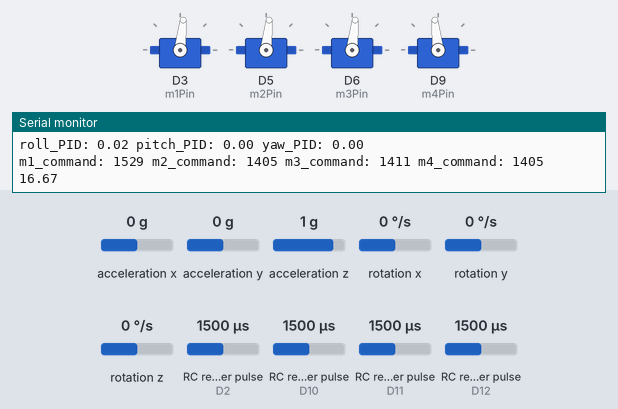
Simulated run of this sketch. Board: Arduino Nano RP2040 Connect. On the bench: 4 × servo, the last lines printed to the serial monitor. Wiring (inferred from the names in the program): 4 × RC receiver channel: data D2 / data D10 / data D11 / data D12. Inputs (shaded band) come from the test bench; at power-on: rotation x 0 °/s, RC receiver pulse (sensors on D10, D11, D12, D2) 1500 µs, rotation y 0 °/s, acceleration x 0 g, acceleration y 0 g, acceleration z 1 g, rotation z 0 °/s.

Above: at 5.2 s.
5.3 s: rotation x set to -192 °/s
At 7.06 s:
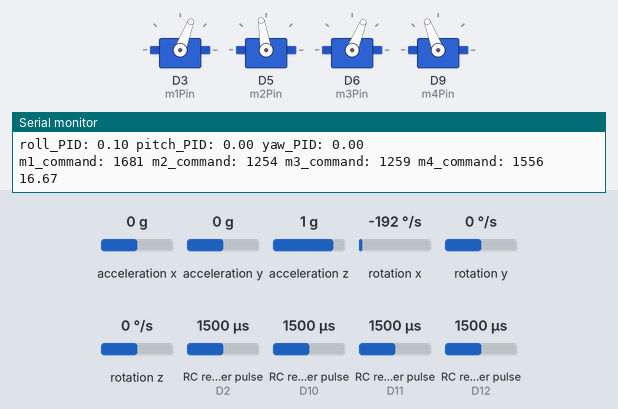
At 8.26 s:
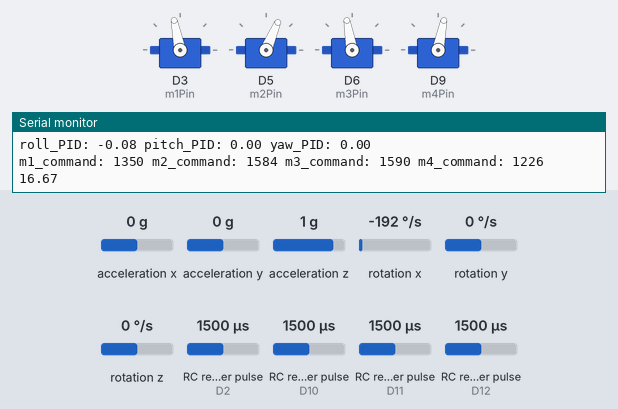
8.3 s: RC receiver pulse (sensor on D10) set to 1020 µs
At 11.23 s:
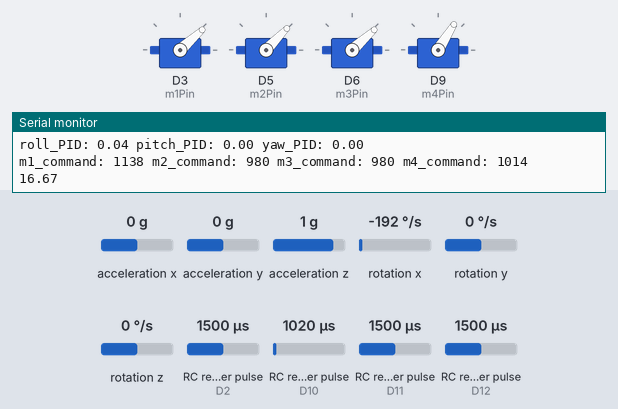
11.3 s: RC receiver pulse (sensor on D11) set to 1020 µs
At 12.79 s:
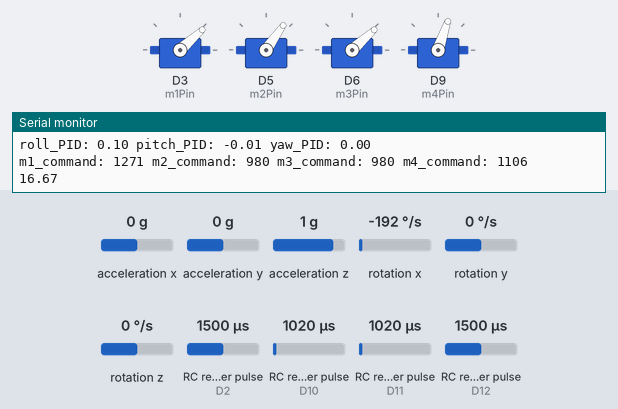
14.3 s: rotation y set to -192 °/s
17.3 s: RC receiver pulse (sensor on D10) set to 1250 µs
20.3 s: RC receiver pulse (sensor on D12) set to 1250 µs
Timing chart, 0 to 24.3 s (numbered marks = the images above; inputs shaded):
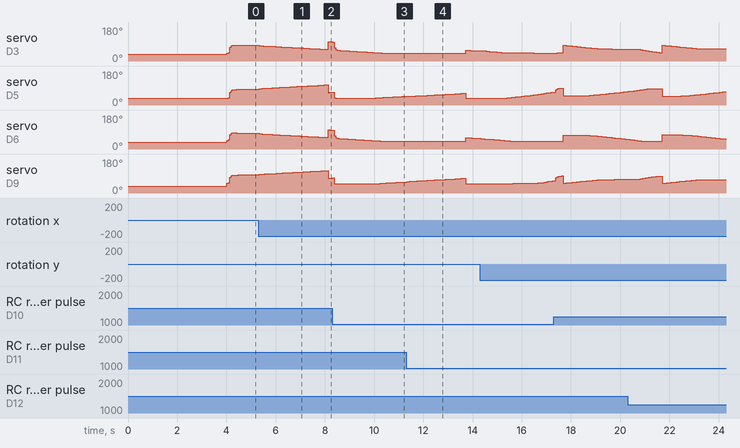

The sketch:

controller.ino
```cpp
// reference:http://akiracing.com/2017/12/18/arduino_drone_motordrive/

#include <Servo.h>
#include <SPI.h>
#include <Arduino_LSM6DS3.h>
#include <Servo.h>
#include <MadgwickAHRS.h>
Madgwick MadgwickFilter;

//The LOOP_TIMING is based on the IMU.  For the Arduino_LSM6DSOX, it is 104Hz.  So, the loop time is set a little longer so the IMU has time to update from the control change.
#define LOOP_TIMING 100

// nano CH and setup
#define m1Pin 3
#define m2Pin 5
#define m3Pin 6
#define m4Pin 9
Servo m1PWM, m2PWM, m3PWM, m4PWM;
const int throttle_max = 1923; //maximum width of the PWM
const int throttle_min = 900; //minimum width of the PWM
int level; //value of the motor output (width of the PWM(microsec))

// reciever CH and setup
#define CH1 2
#define CH2 10
#define CH3 11
#define CH4 12
#define CH5 20
#define CH6 21


int ch1Value, ch2Value, ch3Value, ch4Value;

// madgwick
float B_madgwick = 0.04;  //(default 0.04)
float q0 = 1.0f;          //Initialize quaternion for madgwick filter
float q1 = 0.0f;
float q2 = 0.0f;
float q3 = 0.0f;

//Controller parameters (this is where you "tune it".  It's best to use the WiFi interface to do it live and then update once its tuned.):
float i_limit = 20;   //Integrator saturation level, mostly for safety (default 25.0)
float maxRoll = 18.0;   //Max roll angle in degrees for angle mode (maximum ~70 degrees), deg/sec for rate mode (default 30.0)
float maxPitch = 18.0;  //Max pitch angle in degrees for angle mode (maximum ~70 degrees), deg/sec for rate mode (default 30.0)
float maxYaw = 10.0;    //Max yaw rate in deg/sec (default 160.0)
float maxMotor = 0.8;
float Kp_range = 20;
float Kd_range = 5;


float parameter_rate = 1.0;

// float Kp_roll_angle = 15 * parameter_rate;  //Roll P-gain
// float Ki_roll_angle = 0.00 * parameter_rate;  //Roll I-gain
// float Kd_roll_angle = 0.8 * parameter_rate;  //Roll D-gain

// float Kp_pitch_angle = 15 * parameter_rate;  //Pitch P-gain
// float Ki_pitch_angle = 0.00 * parameter_rate;   //Pitch I-gain
// float Kd_pitch_angle = 0.8 * parameter_rate;  //Pitch D-gain

float Kp_roll_angle = 6.06 * parameter_rate;  //Roll P-gain
float Ki_roll_angle = 0.00 * parameter_rate;  //Roll I-gain
float Kd_roll_angle = 0.83 * parameter_rate;  //Roll D-gain

float Kp_pitch_angle = 6.06 * parameter_rate;  //Pitch P-gain
float Ki_pitch_angle = 0.00 * parameter_rate;   //Pitch I-gain
float Kd_pitch_angle = 0.83 * parameter_rate;  //Pitch D-gain

float Kp_yaw = 0;  //Yaw P-gain default 30
float Ki_yaw = 0;  //Yaw I-gain default 5
float Kd_yaw = 0;  //Yaw D-gain default .015 (be careful when increasing too high, motors will begin to overheat!)

float stick_dampener = 0.3;

//General stuff for controlling timing of things
float deltaTime = 1;
float invFreq = (1.0 / LOOP_TIMING) * 1000000.0;
unsigned long current_time, prev_time;
unsigned long print_counter, serial_counter;

unsigned long previousMillis = 0;
unsigned long currentMillis;  // Declare currentMillis as a global variable
float frameRate;

//IMU:
float AccX, AccY, AccZ;
float AccX_prev, AccY_prev, AccZ_prev;
float GyroX, GyroY, GyroZ;
float GyroX_prev, GyroY_prev, GyroZ_prev;
float roll_IMU, pitch_IMU, yaw_IMU;
float roll_IMU_prev, pitch_IMU_prev;

float AccErrorX = 0.03;
float AccErrorY = 0.02;
float AccErrorZ = 0.01;
float GyroErrorX = 0.9;
float GyroErrorY = -0.40;
float GyroErrorZ = 0.0;

float RollError = -8.0;
float PitchError = 4.0;

float rollPIDError = -0.02;
float pitchPIDError = 0.00;

//Normalized desired state:
float thro_des, roll_des, pitch_des, yaw_des;

float volA_norm, volB_norm;

//Controller:
float error_roll, error_roll_prev, roll_des_prev, integral_roll, integral_roll_il, integral_roll_ol, integral_roll_prev, integral_roll_prev_il, integral_roll_prev_ol, derivative_roll, roll_PID = 0;
float error_pitch, error_pitch_prev, pitch_des_prev, integral_pitch, integral_pitch_il, integral_pitch_ol, integral_pitch_prev, integral_pitch_prev_il, integral_pitch_prev_ol, derivative_pitch, pitch_PID = 0;
float error_yaw, error_yaw_prev, integral_yaw, integral_yaw_prev, derivative_yaw, yaw_PID = 0;

//Mixer
float m1_command_scaled, m2_command_scaled, m3_command_scaled, m4_command_scaled;

//Radio communication:
unsigned long PWM_throttle, PWM_roll, PWM_Elevation, PWM_Rudd, PWM_ThrottleCutSwitch;
unsigned long PWM_throttle_prev, PWM_roll_prev, PWM_Elevation_prev, PWM_Rudd_prev;
unsigned long PWM_throttle_output, PWM_roll_output, PWM_Elevation_output, PWM_Rudd_output;
unsigned long volA, volB;

int m1_command_PWM, m2_command_PWM, m3_command_PWM, m4_command_PWM;

// Read the number of a given channel and convert to the range provided.
// If the channel is off, return the default value
int readChannel(int channelInput, int minLimit, int maxLimit, int defaultValue){
  int ch = pulseIn(channelInput, HIGH, 30000);
  if (ch < 100) return defaultValue;
  return map(ch, 1000, 2000, minLimit, maxLimit);
}

// Red the channel and return a boolean value
bool redSwitch(byte channelInput, bool defaultValue){
  int intDefaultValue = (defaultValue)? 100: 0;
  int ch = readChannel(channelInput, 0, 100, intDefaultValue);
  return (ch > 50);
}

void setup() {
  Serial.begin(115200);
  // nano
  m1PWM.attach(m1Pin);
  m2PWM.attach(m2Pin);
  m3PWM.attach(m3Pin);
  m4PWM.attach(m4Pin);
  PWM_throttle = throttle_min;
  m1PWM.writeMicroseconds(PWM_throttle);
  m2PWM.writeMicroseconds(PWM_throttle);
  m3PWM.writeMicroseconds(PWM_throttle);
  m4PWM.writeMicroseconds(PWM_throttle);
  // reciever
  pinMode(CH1, INPUT);
  pinMode(CH2, INPUT);
  pinMode(CH3, INPUT);
  pinMode(CH4, INPUT);
  pinMode(CH5, INPUT);
  pinMode(CH6, INPUT);

  delay(4000);

  //Initialize IMU communication
  IMUinit();
  MadgwickFilter.begin(50);

  // calibrateESCs();

  m1_command_PWM = 0;  //Will send the default for motor stopped for Simonk firmware
  m2_command_PWM = 0;
  m3_command_PWM = 0;
  m4_command_PWM = 0;
}

void loop() {
  currentMillis = millis();

  if (currentMillis - previousMillis > 0) {
    // Calculate the frame rate in frames per second (FPS)
    frameRate = 1000.0 / (currentMillis - previousMillis);

    // Print the frame rate to the serial monitor
    Serial.println(frameRate);

    // Update previousMillis for the next loop
    previousMillis = currentMillis;
  }

  loopDrone();
}

void IMUinit() {
  //DESCRIPTION: Initialize IMU
  if (!IMU.begin()) {
    while (true)
      ;
  }
  delay(15);
}

void loopDrone() {
  getIMUdata();                                            //Pulls raw gyro andaccelerometer data from IMU and applies LP filters to remove noise
  Madgwick6DOF(GyroX, -GyroY, -GyroZ, -AccX, AccY, AccZ);  //Updates roll_IMU, pitch_IMU, and yaw_IMU angle estimates (degrees)
  getDesiredAnglesAndThrottle();                           //Convert raw commands to normalized values based on saturated control limits
  PIDControlCalcs();                                       //The PID functions. Stabilize on angle setpoint from getDesiredAnglesAndThrottle
  controlMixer();                                          //Mixes PID outputs to scaled actuator commands -- custom mixing assignments done here
  scaleCommands();                                         //Scales motor commands to 0-1
  commandMotors();                                         //Sends command pulses to each ESC pin to drive the motors
  getRadioSticks();                                        //Gets the PWM from the radio receiver
  // getRadioVolumes();

  printAcc();
  printGyro();
  printRollPitchYaw();
  printPIDoutput();
  printMotorCommands();
  // printReceive();
}

void getIMUdata() {
  //DESCRIPTION: Request full dataset from IMU

  //Accelerometer
  if (IMU.accelerationAvailable()) {
    IMU.readAcceleration(AccX, AccY, AccZ);
    AccX = AccX - AccErrorX;
    AccY = AccY - AccErrorY;
    AccY = AccY - AccErrorZ;
  } else return;
  if (IMU.gyroscopeAvailable()) {
    //Gyro
    IMU.readGyroscope(GyroX, GyroY, GyroZ);
    //Correct the outputs with the calculated error values
    GyroX = GyroX - GyroErrorX;
    GyroY = GyroY - GyroErrorY;
    GyroZ = GyroZ - GyroErrorZ;
  }
}

void Madgwick6DOF(float gx, float gy, float gz, float ax, float ay, float az) {
  MadgwickFilter.updateIMU(gx, gy, gz, ax, ay, az);
  roll_IMU = MadgwickFilter.getRoll() - RollError;
  pitch_IMU = -MadgwickFilter.getPitch() - PitchError;
  yaw_IMU  = MadgwickFilter.getYaw();
}

void getDesiredAnglesAndThrottle() {
  //DESCRIPTION: Normalizes desired control values to appropriate values
  /*
   * Updates the desired state variables thro_des, roll_des, pitch_des, and yaw_des. These are computed by using the raw
   * RC pwm commands and scaling them to be within our limits defined in setup. thro_des stays within 0 to 1 range.
   * roll_des and pitch_des are scaled to be within max roll/pitch amount in degrees
   * yaw_des is scaled to be within max yaw in degrees/sec.
   */
  thro_des = (PWM_throttle - 1000.0) / 1000.0;   //Between 0 and 1
  roll_des = (PWM_roll - 1482.0) / 500.0;        //Between -1 and 1
  pitch_des = (PWM_Elevation - 1487.0) / 500.0;  //Between -1 and 1
  yaw_des = (PWM_Rudd - 1485.0) / 500.0;         //Between -1 and 1

  //Constrain within normalized bounds
  thro_des = constrain(thro_des, 0.0, 1.0) * 0.6;                //Between 0 and 1
  roll_des = constrain(roll_des, -1.0, 1.0) * maxRoll;     //Between -maxRoll and +maxRoll
  pitch_des = constrain(pitch_des, -1.0, 1.0) * maxPitch;  //Between -maxPitch and +maxPitch
  yaw_des = constrain(yaw_des, -1.0, 1.0) * maxYaw;        //Between -maxYaw and +maxYaw
}

void PIDControlCalcs() {
  //DESCRIPTION: Computes control commands based on state error (angle)
  /*
   * Basic PID control to stablize on angle setpoint based on desired states roll_des, pitch_des, and yaw_des computed in
   * getDesiredAnglesAndThrottle(). Error is simply the desired state minus the actual state (ex. roll_des - roll_IMU). Two safety features
   * are implimented here regarding the I terms. The I terms are saturated within specified limits on startup to prevent
   * excessive buildup. This can be seen by holding the vehicle at an angle and seeing the motors ramp up on one side until
   * they've maxed out throttle...saturating I to a specified limit fixes this. The second feature defaults the I terms to 0
   * if the throttle is at the minimum setting. This means the motors will not start spooling up on the ground, and the I
   * terms will always start from 0 on takeoff. This function updates the variables roll_PID, pitch_PID, and yaw_PID which
   * can be thought of as 1-D stablized signals. They are mixed to the configuration of the vehicle in controlMixer().
   */

  // if (PWM_throttle < 1300)
  // { //This will keep the motors from spinning with the throttle at zero should the drone be sitting unlevel.
  //   integral_roll_prev = 0;
  //   integral_pitch_prev = 0;
  //   error_yaw_prev = 0;
  //   integral_yaw_prev = 0;
  //   roll_PID=0;
  //   pitch_PID=0;
  //   yaw_PID=0;
  //   return;
  // }

  //Roll
  error_roll = roll_des - roll_IMU;
  integral_roll = integral_roll_prev + error_roll * deltaTime;
  integral_roll = constrain(integral_roll, -i_limit, i_limit); //Limit integrator to prevent saturating
  derivative_roll = GyroX; //(roll_des-roll_IMU-roll_des-previous_IMU)/dt=current angular velocity since last IMU read and therefore GyroX in deg/s
  roll_PID = 0.0001 * (Kp_roll_angle * error_roll + Ki_roll_angle * integral_roll - Kd_roll_angle * derivative_roll);  //Scaled by .0001 to bring within -1 to 1 range
  roll_PID -= rollPIDError;

  //Pitch
  error_pitch = pitch_des - pitch_IMU;
  integral_pitch = integral_pitch_prev + error_pitch * deltaTime;
  integral_pitch = constrain(integral_pitch, -i_limit, i_limit);
  derivative_pitch = GyroY;
  pitch_PID = .0001 * (Kp_pitch_angle * error_pitch + Ki_pitch_angle * integral_pitch - Kd_pitch_angle * derivative_pitch);  //Scaled by .0001 to bring within -1 to 1 range
  pitch_PID -= pitchPIDError;

  //Yaw, stablize on rate from GyroZ versus angle.  In other words, your stick is setting y axis rotation speed - not the angle to get to.
  error_yaw = yaw_des - GyroZ;
  integral_yaw = integral_yaw_prev + error_yaw * deltaTime;
  integral_yaw = constrain(integral_yaw, -i_limit, i_limit);
  derivative_yaw = (error_yaw - error_yaw_prev) / deltaTime;
  yaw_PID = .0001 * (Kp_yaw * error_yaw + Ki_yaw * integral_yaw + Kd_yaw * derivative_yaw);  //Scaled by .0001 to bring within -1 to 1 range

  //Update roll variables
  integral_roll_prev = integral_roll;
  integral_pitch_prev = integral_pitch;
  error_yaw_prev = error_yaw;
  integral_yaw_prev = integral_yaw;
}

void controlMixer() {
  //DESCRIPTION: Mixes scaled commands from PID controller to actuator outputs based on vehicle configuration
  /*
   * Takes roll_PID, pitch_PID, and yaw_PID computed from the PID controller and appropriately mixes them for the desired
   * vehicle configuration. For example on a quadcopter, the left two motors should have +roll_PID while the right two motors
   * should have -roll_PID. Front two should have -pitch_PID and the back two should have +pitch_PID etc... every motor has
   * normalized (0 to 1) thro_des command for throttle control.
   *
   *Relevant variables:
   *thro_des - direct thottle control
   *roll_PID, pitch_PID, yaw_PID - stabilized axis variables
   */

  //Quad mixing. maxMotor is used to keep the motors from being too violent if you have a big battery and concers about that.
  m1_command_scaled = maxMotor * (thro_des) - pitch_PID + roll_PID + yaw_PID;    //Front left
  m2_command_scaled = maxMotor * (thro_des) - pitch_PID - roll_PID - yaw_PID;    //Front right
  m3_command_scaled = maxMotor * (thro_des) + pitch_PID - roll_PID + yaw_PID;    //Back Right
  m4_command_scaled = maxMotor * (thro_des) + pitch_PID + roll_PID - yaw_PID;    //Back Left

  m1_command_scaled = constrain(m1_command_scaled, 0, 1.0);
  m2_command_scaled = constrain(m2_command_scaled, 0, 1.0);
  m3_command_scaled = constrain(m3_command_scaled, 0, 1.0);
  m4_command_scaled = constrain(m4_command_scaled, 0, 1.0);
}

void scaleCommands() {
  //DESCRIPTION: Scale normalized actuator commands to values for ESC protocol
  /*
   * The actual pulse width is set at the servo attach.
   */
  //Scale to Servo PWM 0-180 degrees for stop to full speed.  No need to constrain since mx_command_scaled already is.
  m1_command_PWM = m1_command_scaled * throttle_max;
  m2_command_PWM = m2_command_scaled * throttle_max;
  m3_command_PWM = m3_command_scaled * throttle_max;
  m4_command_PWM = m4_command_scaled * throttle_max;
}


void getRadioSticks() {
  //DESCRIPTION: Get raw PWM values for every channel from the radio
  /*
   * Updates radio PWM commands in loop based on current available commands. channel_x_pwm is the raw command used in the rest of
   * the loop.
   * The raw radio commands are filtered with a first order low-pass filter to eliminate any really high frequency noise.
   */
  // PWM_throttle = pulseIn(CH1, HIGH, 30000);
  // PWM_roll = pulseIn(CH2, HIGH, 30000);
  // PWM_Elevation = pulseIn(CH3, HIGH, 30000);
  // PWM_Rudd = pulseIn(CH4, HIGH, 30000);
  // PWM_throttle = pulseIn(CH4, HIGH, 30000);
  // PWM_roll = pulseIn(CH1, HIGH, 30000);
  // PWM_Elevation = pulseIn(CH2, HIGH, 30000);
  // PWM_Rudd = pulseIn(CH3, HIGH, 30000);
  PWM_throttle = pulseIn(CH2, HIGH, 30000);
  PWM_roll = pulseIn(CH4, HIGH, 30000) * 1.0;
  PWM_Elevation = pulseIn(CH3, HIGH, 30000) * 1.0;
  PWM_Rudd = pulseIn(CH1, HIGH, 30000);

  PWM_throttle_output = PWM_throttle;
  PWM_roll_output = PWM_roll;
  PWM_Elevation_output = PWM_Elevation;
  PWM_Rudd_output = PWM_Rudd;

  //Low-pass the critical commands and update previous values
  if (PWM_throttle - PWM_throttle_prev < 0)
  {
    //Going down  - slow
    PWM_throttle = (.95) * PWM_throttle_prev + 0.05 * PWM_throttle;
  } else
  { //Going up - fast
    PWM_throttle = (stick_dampener)*PWM_throttle_prev + (1 - stick_dampener) * PWM_throttle;
  }
  PWM_roll = (1.0 - stick_dampener) * PWM_roll_prev + stick_dampener * PWM_roll;
  PWM_Elevation = (1.0 - stick_dampener) * PWM_Elevation_prev + stick_dampener * PWM_Elevation;
  PWM_Rudd = (1.0 - stick_dampener) * PWM_Rudd_prev + stick_dampener * PWM_Rudd;

  PWM_throttle_prev = PWM_throttle;
  PWM_roll_prev = PWM_roll;
  PWM_Elevation_prev = PWM_Elevation;
  PWM_Rudd_prev = PWM_Rudd;
}

void getRadioVolumes(){
  volA = pulseIn(CH5, HIGH, 30000);
  volB = pulseIn(CH6,  HIGH, 30000);

  volA_norm = (volA - 1000.0)/ 1000.0;
  volB_norm = (volB - 1000.0) / 1000.0;

  volA_norm = constrain(volA_norm,0.0,1.0);
  volB_norm = constrain(volB_norm,0.0,1.0);

  Kp_roll_angle = Kp_pitch_angle = Kp_range * volA_norm;
  Kd_roll_angle = Kd_pitch_angle = Kd_range * volB_norm;

  Serial.print("volA:"); Serial.print(volA); Serial.print("\t");
  Serial.print("volB:"); Serial.print(volB);
  Serial.println("");
  Serial.print("Kp:"); Serial.print(Kp_roll_angle); Serial.print("\t");
  Serial.print("Kd:"); Serial.print(Kd_roll_angle);
  Serial.println("");


}

void commandMotors() {
  //DESCRIPTION: Send pulses to motor pins
  m1_command_PWM += 1040;
  m2_command_PWM += 980;
  m3_command_PWM += 980;
  m4_command_PWM += 910;
  m1PWM.write(m3_command_PWM);
  m2PWM.write(m4_command_PWM);
  m3PWM.write(m2_command_PWM);
  m4PWM.write(m1_command_PWM);
}

void calibrateESCs() {
  //DESCRIPTION: Used in void setup() to allow standard ESC calibration procedure with the radio to take place.
  /*
   *  Simulates the void loop(), but only for the purpose of providing throttle pass through to the motors, so that you can
   *  power up with throttle at full, let ESCs begin arming sequence, and lower throttle to zero.
   */
  m1PWM.write(throttle_max);
  m2PWM.write(throttle_max);
  m3PWM.write(throttle_max);
  m4PWM.write(throttle_max);
  delay(20000);
  m1PWM.write(throttle_min);
  m2PWM.write(throttle_min);
  m3PWM.write(throttle_min);
  m4PWM.write(throttle_min);
  delay(20000);
}

void printRollPitchYaw() {
  Serial.print(F(" roll_imu: "));
  Serial.print(roll_IMU);
  Serial.print(F(" pitch_imu: "));
  Serial.print(pitch_IMU);
  Serial.print(F(" yaw_imu: "));
  Serial.println(yaw_IMU);
}

void printAcc() {
  Serial.print(F(" AccX: "));
  Serial.print(AccX);
  Serial.print(F(" AccY: "));
  Serial.print(AccY);
  Serial.print(F(" AccZ: "));
  Serial.println(AccZ);
}

void printGyro() {
  Serial.print(F(" GyroX: "));
  Serial.print(GyroX);
  Serial.print(F(" GyroY: "));
  Serial.print(GyroY);
  Serial.print(F(" GyroZ: "));
  Serial.println(GyroZ);
}

void printMotorCommands() {
  Serial.print(F("m1_command: "));
  Serial.print(m1_command_PWM);
  // Serial.print(m1_command_scaled);
  Serial.print(F(" m2_command: "));
  Serial.print(m2_command_PWM);
  // Serial.print(m2_command_scaled);
  Serial.print(F(" m3_command: "));
  Serial.print(m3_command_PWM);
  // Serial.print(m3_command_scaled);
  Serial.print(F(" m4_command: "));
  Serial.println(m4_command_PWM);
  // Serial.print(m4_command_scaled);
}

void printPIDoutput() {
  Serial.print(F("roll_PID: "));
  Serial.print(roll_PID);
  Serial.print(F(" pitch_PID: "));
  Serial.print(pitch_PID);
  Serial.print(F(" yaw_PID: "));
  Serial.println(yaw_PID);
}

void printReceive() {
  Serial.print(F(", \"PWM_throttle\": "));
  Serial.print(PWM_throttle_output);
  Serial.print(F(", \"PWM_roll\": "));
  Serial.print(PWM_roll_output);
  Serial.print(F(", \"PWM_Elevation\": "));
  Serial.print(PWM_Elevation_output);
  Serial.print(F(", \"PWM_Rudd\": "));
  Serial.print(PWM_Rudd_output);
}

float invSqrt(float x) {
  return 1.0 / sqrtf(x);  //Teensy is fast enough to just take the compute penalty lol suck it arduino nano
}
```

Measured:
- after the input at 5.3 s, servo on D5 (m2Pin): 84° → 87° at once, → 88° 0.12 s later, → 89° 0.12 s later, → 90° 0.18 s later, … (22 changes in this stretch); servo on D6 (m3Pin): 84° → 80° at once, → 79° 0.12 s later, → 78° 0.12 s later, → 77° 0.18 s later, … (22 changes in this stretch)
